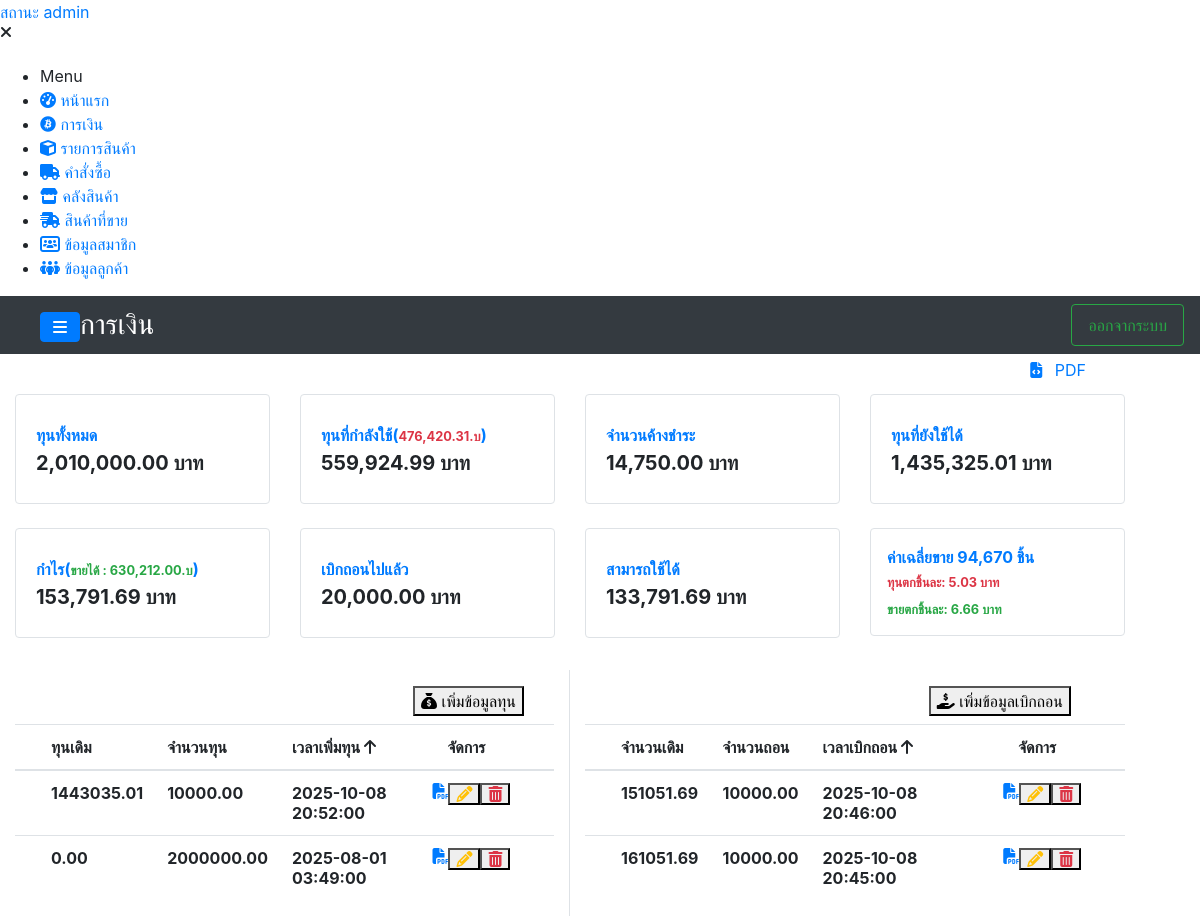
Page /system/finance.php (signed in) on the earlier database version.
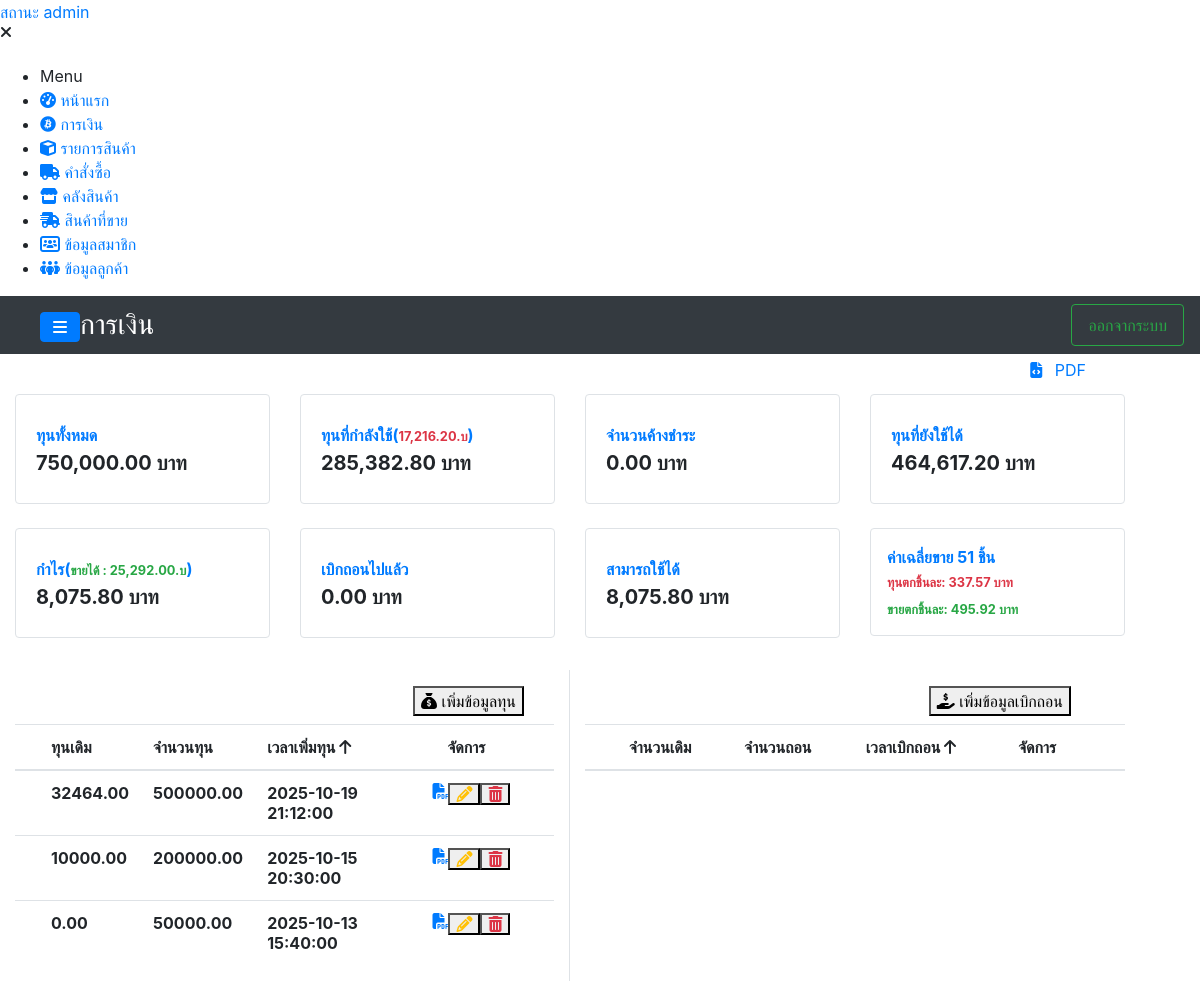
Same page on the later database version.
### tables this page shows
CREATE TABLE `capital` (
  `capital_id` int(11) NOT NULL,
  `capital_balance` decimal(10,2) NOT NULL,
  `count_capital` decimal(10,2) NOT NULL,
  `slip_capital` varchar(300) NOT NULL,
  `date_time_ad` datetime NOT NULL,
  `adder_id` int(11) NOT NULL,
  `create_at` datetime NOT NULL
);

CREATE TABLE `withdraw` (
  `withdraw_id` int(11) NOT NULL,
  `withdraw_balance` decimal(10,2) NOT NULL,
  `count_withdraw` decimal(10,2) NOT NULL,
  `slip_withdraw` varchar(300) NOT NULL,
  `date_withdrow` datetime NOT NULL,
  `reason` text NOT NULL,
  `id_adder` int(11) NOT NULL,
  `create_at` datetime NOT NULL
);

### components/component.php (the view, shortened to what this page needs)
<?php
function navigationOfiicer($path = ""){
    $list = "
        <nav id=\"sidebar\" class=\"sidebar-wrapper\">
            <div class=\"sidebar-content\">
                <div class=\"sidebar-brand\">
                    <a href=\"#\" class=\"text-primary\">สถานะ admin</a>
                    <div id=\"close-sidebar\">
                        <i class=\"fas fa-times\"></i>
                    </div>
                </div>
                <div class=\"sidebar-menu mt-4\">
                    <ul>
                        <li class=\"header-menu\">
                            <span>Menu</span>
                        </li>
                        <li>
                          <a href=\"{$path}index.php\">
                              <i class=\"fa fa-tachometer-alt\"></i>
                              <span>หน้าแรก</span>
                          </a>
                        </li>
                        <li>
                          <a href=\"{$path}finance.php\">
                              <i class=\"fab fa-bitcoin\"></i>
                              <span>การเงิน</span>
                          </a>
                        </li>
                        <li>
                          <a href=\"{$path}product.php\">
                              <i class=\"fa-solid fa-cube\"></i>
                              <span>รายการสินค้า</span>
                          </a>
                        </li>
                        <li>
                          <a href=\"{$path}orders.php\">
                              <i class=\"fa-solid fa-truck\"></i>
                              <span>คำสั่งซื้อ</span>
                          </a>
                        </li>
                        <li>
                          <a href=\"{$path}stock.php\">
                              <i class=\"fas fa-store\"></i>
                              <span>คลังสินค้า</span>
                          </a>
                        </li>
                        <li>
                          <a href=\"{$path}ordersell.php\">
                            <i class=\"fa-solid fa-truck-fast\"></i>
                              <span>สินค้าที่ขาย</span>
                          </a>
                        </li>
                        <li>
                          <a href=\"{$path}peplegroup.php\">
                            <i class=\"fa-solid fa-users-rectangle\"></i>
                              <span>ข้อมูลสมาชิก</span>
                          </a>
                        </li>
                        <li>
                          <a href=\"{$path}customer.php\">
                            <i class=\"fa-solid fa-people-group\"></i>
                              <span>ข้อมูลลูกค้า</span>
                          </a>
                        </li>
                    </ul>
                </div>
            </div>
        </nav>
    ";
    echo $list;
}
function navbar($logo, $path=""){
    $navList = "
        <nav class=\"navbar navbar-tp navbar-expand-md navbar-dark bg-dark row\">
          <div class=\"container-fluid ml-4\">
              <a id=\"show-sidebar\" class=\"btn btn-primary mt-1\" href=\"#\">
                  <i class=\"fas fa-bars\"></i>
              </a>
              <p class=\"h3 mb-0 text-white text-uppercase d-none d-lg-inline-block font-thi\">$logo</p>
              <div class=\"ml-auto\">
                  <a class=\"nav-link btn btn-outline-success\" href=\"{$path}logout.php\">
                    <i class=\"now-ui-icons ui-1_settings-gear-63\"></i>
                    ออกจากระบบ
                  </a>
              </div>
          </div>
        </nav>
    ";
    echo $navList;
}
function tableCapital($number, $capital_id,$balance_capital, $count_capital,$slip, $date_time_ad){
  $list = "
    <tr>
      <td></td>
      <td class=\"font-weight-bold\">$balance_capital</td>
      <td class=\"font-weight-bold\">$count_capital</td>
      <td class=\"font-weight-bold\">$date_time_ad</td>
      <td>
        <div class=\"table-data-feature row\" >
            <a class=\"item\" data-toggle=\"tootip\" data-placement=\"top\" title=\"pdf\" target=\"_blank\" href=\"details/PDF/PDF_capital.php?capital_id=$capital_id\">
              <i class=\"fa-solid fa-file-pdf\"></i>
            </a>
            <button type=\"button\" id=\"update_capital\" data-target=\"#modalFormCapital\" data-toggle=\"modal\"
                   class=\"item\" data-id=\"$capital_id\" data-count=\"$count_capital\" data-date=\"$date_time_ad\"
                   data-img=\"$slip\" data-balance=\"$balance_capital\"
            >
                <i class=\"fas fa-pencil-alt text-warning\"></i>
            </button>
            <button type=\"button\" class=\"item\" id=\"confirmTrashCapital\" data-img=\"$slip\" data-name=\"$count_capital\" data-id=\"$capital_id\">
              <i class=\"fas fa-trash-alt text-danger\"></i>
            </button>
          </div>
      </td>
    </tr>
  ";
  echo $list;
}
function tableWithDraw($number, $withdraw_id, $withdraw_balance, $count_withdraw,$reason,$slip_withdrow, $date_time_ad){
  $list = "
    <tr>
      <td></td>
      <td class=\"font-weight-bold\">$withdraw_balance</td>
      <td class=\"font-weight-bold\">$count_withdraw</td>
      <td class=\"font-weight-bold\">$date_time_ad</td>
      <td>
        <div class=\"table-data-feature row \" >
            <a class=\"item\" data-toggle=\"tootip\" data-placement=\"top\" title=\"pdf\" target=\"_blank\" href=\"details/PDF/PDF_withdraw.php?withdraw_id=$withdraw_id\">
              <i class=\"fa-solid fa-file-pdf\"></i>
            </a>
            <button type=\"button\" id=\"update_withraw\" data-target=\"#modalFormWithdraw\" data-toggle=\"modal\"
                   class=\"item\" data-id=\"$withdraw_id\" data-count=\"$count_withdraw\" data-date=\"$date_time_ad\"
                   data-img=\"$slip_withdrow\" data-reason=\"$reason\" data-balance=\"$withdraw_balance\"
            >
                <i class=\"fas fa-pencil-alt text-warning\"></i>
            </button>
            <button type=\"button\" class=\"item\" id=\"confirmTrashWithroaw\" data-img=\"$slip_withdrow\" data-name=\"$count_withdraw\" data-id=\"$withdraw_id\">
              <i class=\"fas fa-trash-alt text-danger\"></i>
            </button>
          </div>
      </td>
    </tr>
  ";
  echo $list;
}
function setData($titleText, $number){
    $listData = "
      <div class=\"col-xl-3 col-md-6 mb-4\">
        <div class=\"card border-left-primary shadow  py-2 border\">
            <div class=\"card-body  pr-0\">
                <div class=\"row no-gutters align-items-center \">
                    <div class=\"col mr-2\">
                        <div class=\"text-xs font-weight-bold text-primary text-uppercase mb-1 px-0 mx-0\">
                            $titleText
                        </div>
                        <div class=\"h5 mb-0 font-weight-bold text-gray-800\">$number บาท</div>
                    </div>
                </div>
            </div>
        </div>
      </div>";
      echo $listData;
  }
  function uiWorking($titleText,$average_cost, $average_sell){
    $list = "
    <div class=\"col-xl-3 col-md-6 mb-4\">
        <div class=\"card border-left-primary shadow  py-2 border\">
            <div class=\"px-3 py-2\">
                <div class=\"row no-gutters align-items-center\">
                    <div class=\"col mr-2\">
                        <div class=\"text-xs font-weight-bold text-primary text-uppercase mb-1\">
                            $titleText
                        </div>
                        <div class=\"small mb-2 font-weight-bold text-danger\">ทุนตกชิ้นละ: $average_cost บาท</div>
                        <div class=\"small mb-0 font-weight-bold text-success\">ขายตกชิ้นละ: $average_sell บาท</div>
                    </div>
                </div>
            </div>
        </div>
      </div>";
    echo $list;
  }
?>

### link/link-2.php (shortened to what this page needs)
<link rel="stylesheet" href="https://maxcdn.bootstrapcdn.com/bootstrap/4.0.0/css/bootstrap.min.css">
<link href="https://cdnjs.cloudflare.com/ajax/libs/font-awesome/6.6.0/css/all.min.css" rel="stylesheet">
<link rel="stylesheet" href="https://cdn.datatables.net/1.12.1/css/dataTables.bootstrap4.min.css">
<link href="https://unpkg.com/multiple-select@2.2.0/dist/multiple-select.min.css" rel="stylesheet">

### system/finance.php (shortened to what this page needs)
<?php
include_once("../backend/config.php");
include_once("../link/link-2.php");
include_once("../components/component.php");
?>
<!DOCTYPE html>
<html lang="en">
<head>
  <link rel="stylesheet" href="https://cdnjs.cloudflare.com/ajax/libs/uikit/3.0.0-beta.20/css/uikit.css">
    <link rel="stylesheet" href="../assets/scripts/module/jquery.Thailand.js/jquery.Thailand.js/dist/jquery.Thailand.min.css">
    <link rel="stylesheet" href="../assets/scss/navigationTrue-a-j.scss">
    <link rel="stylesheet" href="../assets/scss/revenue.scss">
    <link rel="stylesheet" href="../assets/scripts/module/test/test.scss">
</head>
<body>
  <div class="page-wrapper chiller-theme toggled">
    <?php  navigationOfiicer(); ?>
    <main class="page-content mt-0">
      <?php navbar("การเงิน"); ?>
      <div class="container-fluid row">
        <div class="col-12 row">
          <?php
            $capitals = mysqli_query($conn,"SELECT SUM(count_capital) as countcapital FROM capital");
            $acc_capintal = mysqli_fetch_assoc($capitals);
            $used_capital = mysqli_query($conn,"SELECT SUM(totalcost_order) as costordercount FROM order_box");
            $acc_usecapital = mysqli_fetch_assoc($used_capital);
            $quall = "SELECT SUM(is_totalprice) as is_prices, SUM(count_totalpays) as custom_pay, SUM(count_stuck) as countstuck FROM orders_sell";
            $is_quall = mysqli_query($conn,$quall);
            $is_accquall = mysqli_fetch_assoc($is_quall);
            $costordercount = $acc_usecapital['costordercount'] ?? 0;
            $countcapital = $acc_capintal['countcapital'] ?? 0;
            $countstuck = $is_accquall['countstuck'] ?? 0;
            $sql_useprofit = mysqli_query($conn,"SELECT SUM(count_withdraw) as use_prefit FROM withdraw");
            $acc_useprofit = mysqli_fetch_assoc($sql_useprofit);
            $sql_capital = mysqli_query($conn,"SELECT COUNT(*) AS total_capital,product_name, SUM(expenses) / SUM(product_count) AS avg_rate_price FROM stock_product GROUP BY product_name");
            $sql_profit = mysqli_query($conn,"SELECT COUNT(*) AS total_profit,productname, SUM(tatol_product) AS total_product, SUM(price_to_pay) AS price_sell FROM list_productsell GROUP BY productname");
            $capitalData = [];
            $sum_totalsell = 0;
            $sum_pricesell = 0;
            $sun_pricebuy = 0;
            $resutl_profit = 0;
            while($row = mysqli_fetch_assoc($sql_capital)){
              $capitalData[$row['product_name']] = [
                'avg_rate_price' => $row['avg_rate_price'],
                'total_capital' => $row['total_capital']
              ];
            }
            while($row = mysqli_fetch_assoc($sql_profit)){
              $product = $row['productname'];
              $totalProduct = $row['total_product'];
              $priceSell = $row['price_sell'];
              $avgRate = isset($capitalData[$product]) ? $capitalData[$product]['avg_rate_price'] : 0;
              $totalCost = $avgRate * $totalProduct;
              $sum_totalsell += $totalProduct;
              $sum_pricesell += $priceSell;
              $sun_pricebuy += $totalCost;
              $resutl_profit += ($priceSell - $totalCost);
            }
            $sql_debt = mysqli_query($conn,"SELECT SUM(count_debtpaid) AS count_debtpaid FROM custom_debtpaid");
            $acc_debt = mysqli_fetch_assoc($sql_debt);
            $pay_debt = $acc_debt['count_debtpaid'] ?? 0;
            $res_pricecapital = ($costordercount - $sun_pricebuy);
            $res_pricedebt = ($countstuck - $pay_debt);
            $res_circulating =$countcapital - ($res_pricecapital + $res_pricedebt);
           ?>
          <div class="col-12 row mb-2">
            <a class="ml-auto px-4 py-1 w-22 btn-print" href="details/PDF/PDF_finance.php" target="_blank">
                <i class="fas fa-file-code px-2"></i> PDF
            </a>
          </div>
          <?php
            setData("ทุนทั้งหมด",number_format($countcapital,2,'.',','));
            $res_buy = $sum_totalsell == 0 ? 0 : $sun_pricebuy / $sum_totalsell;
            $res_sell = $sum_totalsell == 0 ? 0 : $sum_pricesell / $sum_totalsell;
            uiWorking("ค่าเฉลี่ยขาย ".number_format($sum_totalsell ?? 0) ." ชิ้น",number_format($res_buy ,2,'.',','),number_format($res_sell,2,'.',','));
          ?>
        </div>
        <div class="col-12 row mt-2 bg-white">
          <div class="col-md-12 col-lg-6 border-right">
            <div class="col-12 row">
            <div class="ml-auto mt-3">
              <button class="bd-none au-btn au-btn-icon au-btn--green au-btn--small" data-toggle="modal"
                  data-target="#modalFormCapital" id="modal_formcapital" data-balance="<?php echo $res_circulating ?? 0; ?>"
              >
                  <i class="fa-solid fa-sack-dollar"></i>
                    เพิ่มข้อมูลทุน
              </button>
            </div>
            </div>
            <div class="table-responsive table-responsive-data2 mt-2">
                <table class="table table-data2">
                    <thead>
                        <tr>
                            <th></th>
                            <th>ทุนเดิม</th>
                            <th>จำนวนทุน</th>
                            <th>เวลาเพิ่มทุน <i class="fa-solid fa-arrow-up"></i></th>
                            <th style="width:22%;">จัดการ</th>
                        </tr>
                    </thead>
                    <tbody>
                      <?php
                        $query_capital = mysqli_query($conn,"SELECT * FROM capital ORDER BY create_at DESC") or die(mysqli_error($conn));
                        foreach($query_capital as $key => $rows){
                          tableCapital(($key+1),$rows['capital_id'],$rows['capital_balance'],$rows['count_capital'],$rows['slip_capital'],$rows['date_time_ad']);
                        }
                      ?>
                    </tbody>
                </table>
            </div>
          </div>
          <div class="col-md-12 col-lg-6">
            <div class="col-12 row">
              <div class="ml-auto mt-3">
                <button class="bd-none au-btn au-btn-icon au-btn-orange au-btn--small mx-4" data-toggle="modal"
                    data-target="#modalFormWithdraw" id="modal_formwithdraw" data-balance="<?php echo $resutl_profit - $acc_useprofit['use_prefit']; ?>"
                >
                    <i class="fa-solid fa-hand-holding-dollar"></i>
                      เพิ่มข้อมูลเบิกถอน
                </button>
              </div>
            </div>
            <div class="table-responsive table-responsive-data2 mt-2">
                <table class="table table-data2">
                    <thead>
                        <tr>
                            <th></th>
                            <th>จำนวนเดิม</th>
                            <th>จำนวนถอน</th>
                            <th>เวลาเบิกถอน <i class="fa-solid fa-arrow-up"></i></th>
                            <th style="width:22%;">จัดการ</th>
                        </tr>
                    </thead>
                    <tbody>
                      <?php
                        $query_withdraw = mysqli_query($conn,"SELECT * FROM withdraw ORDER BY create_at DESC") or die(mysqli_error($conn));
                        foreach($query_withdraw as $key=>$rows){
                          tableWithDraw(($key+1),$rows['withdraw_id'],$rows['withdraw_balance'],$rows['count_withdraw'],$rows['reason'],$rows['slip_withdraw'],$rows['date_withdrow']);
                        }
                      ?>
                    </tbody>
                </table>
            </div>
          </div>
        </div>
      </div>
    </main>
  </div>
</body>
</html>

Differences in the rows shown:
removed capital: capital_balance "1443035.01", count_capital "10000.00", date_time_ad "2025-10-08 20:52:00"
removed capital: capital_balance "0.00", count_capital "2000000.00", date_time_ad "2025-08-01 03:49:00"
removed withdraw: withdraw_balance "151051.69", count_withdraw "10000.00", date_withdrow "2025-10-08 20:46:00"
removed withdraw: withdraw_balance "161051.69", count_withdraw "10000.00", date_withdrow "2025-10-08 20:45:00"
added capital: capital_balance "32464.00", count_capital "500000.00", date_time_ad "2025-10-19 21:12:00"
added capital: capital_balance "10000.00", count_capital "200000.00", date_time_ad "2025-10-15 20:30:00"
added capital: capital_balance "0.00", count_capital "50000.00", date_time_ad "2025-10-13 15:40:00"
Other differences:
$titleText: "ทุนทั้งหมด ทุนที่กำลังใช้( 476,420.31.บ ) จำนวนค้างชำระ ทุนที่ยังใช้ได้ กำไร( ขายได้ : 630,212.00.บ ) เบิกถอนไปแล้ว สามารถใช้ได้" → "ทุนทั้งหมด ทุนที่กำลังใช้( 17,216.20.บ ) จำนวนค้างชำระ ทุนที่ยังใช้ได้ กำไร( ขายได้ : 25,292.00.บ ) เบิกถอนไปแล้ว สามารถใช้ได้"
$number: "2,010,000.00 559,924.99 14,750.00 1,435,325.01 153,791.69 20,000.00 133,791.69" → "750,000.00 285,382.80 0.00 464,617.20 8,075.80 0.00 8,075.80"
$titleText: "ค่าเฉลี่ยขาย 94,670 ชิ้น" → "ค่าเฉลี่ยขาย 51 ชิ้น"
$average_cost: "5.03" → "337.57"
$average_sell: "6.66" → "495.92"
